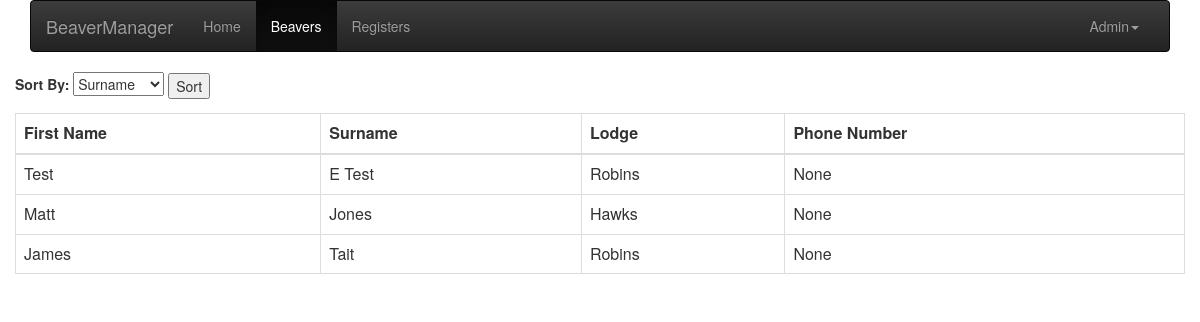
The page /beavers on the database its author committed.
### app/models.py (models this page shows, shortened)
class Beaver(db.Model):
    id = db.Column(db.Integer, primary_key=True)
    first_name = db.Column(db.String(64))
    surname = db.Column(db.String(64))
    dob = db.Column(db.DateTime)
    lodge_id = db.Column(db.Integer, db.ForeignKey('lodge.id'))
    contacts = db.relationship('EmergencyContact', backref="beaver",
                               lazy="dynamic")

class Lodge(db.Model):
    id = db.Column(db.Integer, primary_key=True)
    name = db.Column(db.String(64))
    beavers = db.relationship('Beaver', backref="lodge", lazy="dynamic")

class EmergencyContact(db.Model):
    id = db.Column(db.Integer, primary_key=True)
    beaver_id = db.Column(db.Integer, db.ForeignKey('beaver.id'))
    first_name = db.Column(db.String(64))
    surname = db.Column(db.String(64))
    email = db.Column(db.String(256))
    phone_number = db.Column(db.String(11))
    address_line1 = db.Column(db.String(64))
    address_line2 = db.Column(db.String(64))
    town = db.Column(db.String(64))
    county = db.Column(db.String(64))
    postcode = db.Column(db.String(64))

### app/views.py (the view)
@app.route('/beavers')
def beavers():
    beavers = Beaver.query.all()
    sort_form = SortForm()
    return render_template("beavers.html", beavers=beavers, form=sort_form)

### app/forms.py
class SortForm(Form):
    sort_on = SelectField('Sort By', choices=[('surname', 'Surname'),
                          ('first_name', 'First Name'),
                          ('lodge.name', 'Lodge')])

### app/templates/beavers.html
{% extends "base.html" %}
{% from "_forms.html" import render_field %}
{% set sort_on = request.args.sort_on|default('surname') %}
{% block content %}
<form class="form-inline">
  <div class="form-group">
    <label >Sort By:</label>
    {{ form.sort_on()|safe }}
  </div>
  <div class="form-group">
    <input type="submit" value="Sort">
  </div>
</form>
<table class="table table-bordered table-hover table-responsive">
  <thead>
    <tr>
      <th>First Name</th>
      <th>Surname</th>
      <th>Lodge</th>
      <th>Phone Number</th>
    </tr>
  </thead>
  <tbody>
  {% for beaver in beavers|sort(attribute=sort_on) %}
    <tr class="clickable-row" data-href="/beavers/{{beaver.id}}">
      <td>
        {{ beaver.first_name }}
      </td>
      <td>
        {{ beaver.surname }}
      <td>
        {{ beaver.lodge.name }}
      </td>
      <td>
        {{ beaver.contacts[0].phone_number}}
      </td>
    </tr>
  {% endfor %}
  </tbody>
</table>
{% endblock %}

### app/static/css/beavermanager.css (style rules this page uses)
.clickable-row { cursor: pointer; }

### rows shown on the page
Beaver: first_name "Test", surname "E Test", lodge.name "Robins", phone_number "None"
Beaver: first_name "Matt", surname "Jones", lodge.name "Hawks", phone_number "None"
Beaver: first_name "James", surname "Tait", lodge.name "Robins", phone_number "None"

### other values the page prints
{{ name }} "Home Registers"
{{ name }} "Beavers"
